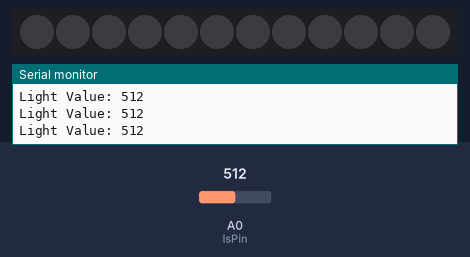
Recording of a sketch running on a simulated Arduino Uno, built with avr-gcc and run on an emulated ATmega328P. Shown: 12 RGB LEDs in strip order, left to right, the last lines printed to the serial monitor. The test bench sets the inputs (shaded band); at power-on: A0 (lsPin) = 512. Dim RGB values are drawn brighter than linear.

Above: at 1.3 s.
1.4 s: A0 (lsPin) set to 160
2.9 s: A0 (lsPin) set to 137
At 3.4 s:
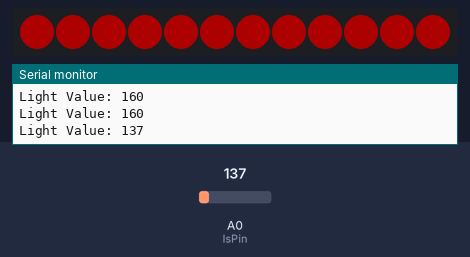
At 6.0 s:
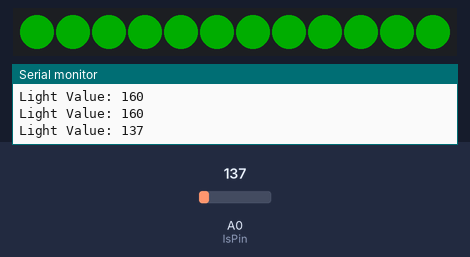
8.9 s: A0 (lsPin) set to 306
10.4 s: A0 (lsPin) set to 122
At 11.8 s:
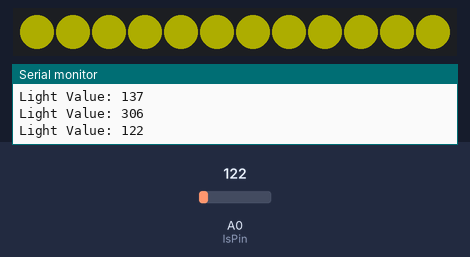
Timing chart, 0 to 13.4 s (numbered marks = the images above; inputs shaded):
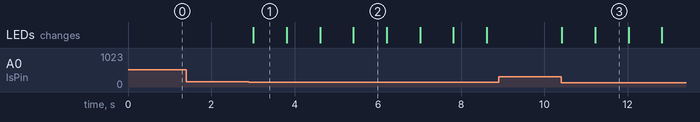

The sketch:

smart_lighting.ino
```cpp
#include <Adafruit_NeoPixel.h>

int LED_PIN = 6;    // Connect to D (DIN)
int LED_COUNT = 12; // 12 LEDs on ring

// NEO_GRB   → color order used by WS2812 LEDs (Green, Red, Blue)
// NEO_KHZ800 → communication speed (800 kHz signal required by WS2812)
Adafruit_NeoPixel strip(LED_COUNT, LED_PIN, NEO_GRB + NEO_KHZ800); // Create a NeoPixel LED strip object

int lsPin = A0; // set light sensor=A0
int lsValue;    // light sensor value
int lsThs = 150;

void setup()
{
    // put your setup code here, to run once:
    strip.begin();
    strip.setBrightness(50); // Low brightness
    strip.show();            // send data to LED ring
    pinMode(lsPin, INPUT);
    Serial.begin(9600);
}

void loop()
{
    // put your main code here, to run repeatedly:
    lsValue = analogRead(lsPin);
    Serial.print("Light Value: ");
    Serial.println(lsValue);
    if (lsValue < lsThs)
    {
        ranbow();
    }
    else
    {
        setColor(0, 0, 0);
    }
    delay(500);
}

void ranbow()
{
    // 🔴 RED
    setColor(255, 0, 0);
    delay(800);

    // 🟡 Yellow
    setColor(255, 255, 0);
    delay(800);

    // 🟠 Orange
    setColor(255, 100, 0);
    delay(800);

    // 🟢 GREEN
    setColor(0, 255, 0);
    delay(800);

    // 🔵 BLUE
    setColor(0, 0, 255);
    delay(800);

    // 🔷 Indigo
    setColor(75, 0, 130);
    delay(800);

    // 🟣 Violet
    setColor(148, 0, 211);
    delay(800);

    // ⚫ OFF
    setColor(0, 0, 0);
    delay(800);
}

void setColor(int r, int g, int b)
{
    for (int i = 0; i < LED_COUNT; i++)
    {
        strip.setPixelColor(i, strip.Color(r, g, b));
    }
    strip.show();
}
```

Measured:
- the behaviour switches between 150 and 149 on A0 (lsPin) (found by bisection; images 0 and 1)
- after the input at 2.9 s, the LEDs: change after 0.11 s (image 1)
- after the input at 10.4 s, the LEDs: first change at once (image 3 shows a later state)
- what the display in image 1 shows lasts 0.8 s, from 3.0 s to 3.8 s
